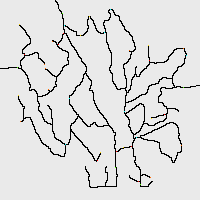
#> input picture data/Map.bmp, 200 x 200 px, found by its file name
$ jupyter execute TP1_vision.ipynb
#> lines starting #> are read from the running program, lines starting #| are printed output that depends on the picture; after the words box and inside, x2 and y2 are one past the last pixel; in counts of white or black regions, pixels touching at a corner belong together
[cell 1]
import cv2
import numpy as np
import csv

#load image
img=cv2.imread("Map.bmp")
#> img is the input picture: shape (200, 200, 3); mean B, G, R 220.6, 220.7, 220.7

#transform
imgg=cv2.resize(img,(600,600),interpolation=cv2.INTER_CUBIC)
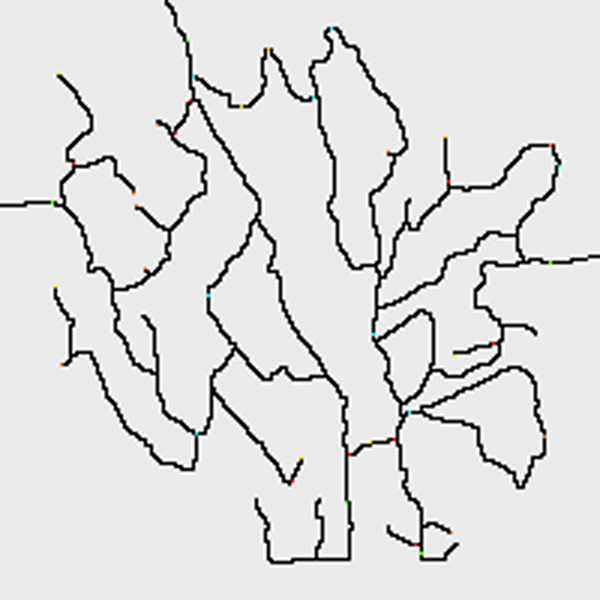
#> imgg: shape (600, 600, 3); mean B, G, R 220.7, 220.8, 220.9
imgg[np.where(imgg[:,:,2]>230)]=[255,255,255]
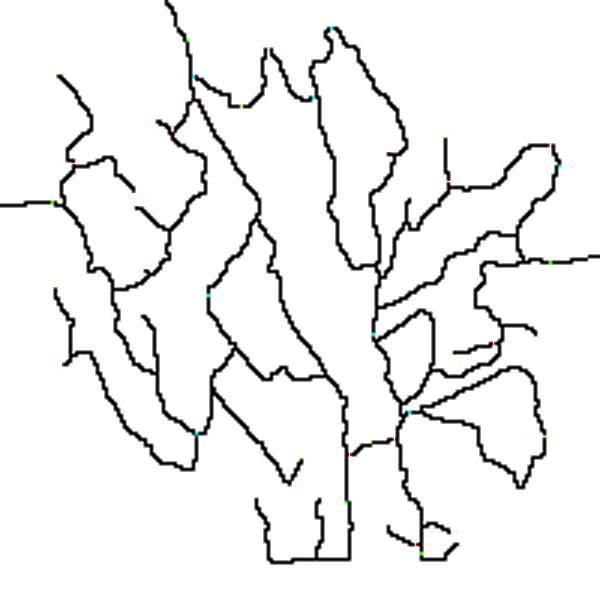
#> imgg: shape (600, 600, 3); mean B, G, R 238.9, 238.9, 238.9
imgg[np.where(imgg[:,:,2]<230)]=[0,0,0]
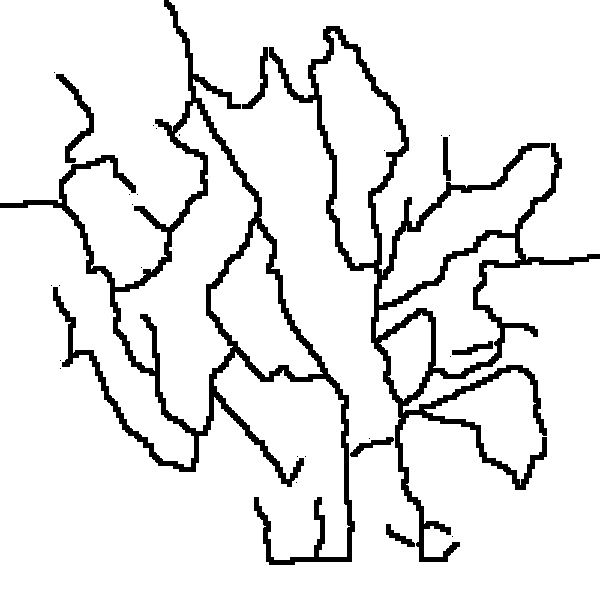
#> imgg: shape (600, 600, 3); 7.15% of pixels changed, all inside (x1, y1, x2, y2) = (0, 0, 600, 565)
width=imgg.shape[0]
#> width = 600
length=imgg.shape[1]
#> length = 600

#load bird
csvfile=open("AllBirdsv4.csv",encoding='ISO-8859-1')
#> (reads data/AllBirdsv4.csv from the repository)
reader=csv.reader(csvfile)

name=[]
i=0
for row in reader:
    if reader.line_num==1:
        continue
    if not row[1] in name:
        name.append(row[1])
        i=i+1
    print(row)
    try:
        x=int(row[6])
        y=int(row[7])
        #print(x, y)
        imgg[3*x-2:3*x+1,597-3*y:600-3*y]=[220,0,0]
    except:
        pass
    continue
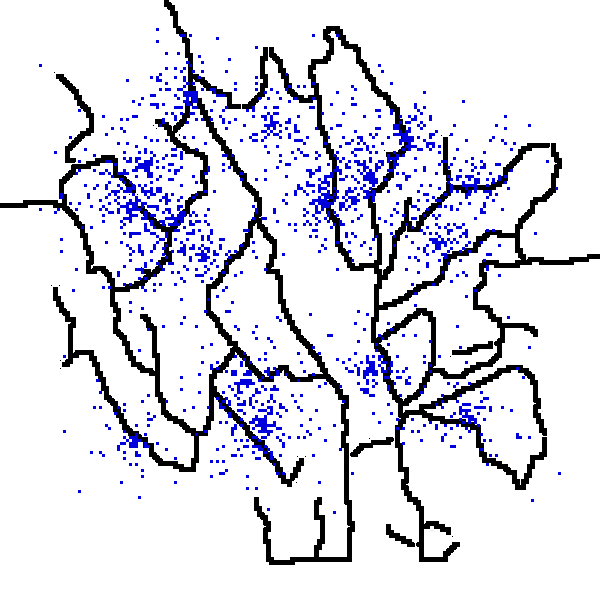
#> imgg: shape (600, 600, 3); 4.45% of pixels changed, all inside (x1, y1, x2, y2) = (39, 28, 561, 514)

# cv2.imshow("img",imgg)
# cv2.waitKey(0)
